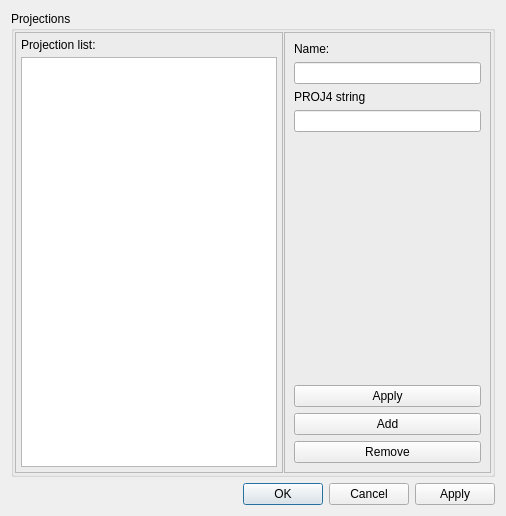
<?xml version="1.0" encoding="UTF-8"?>
<ui version="4.0">
 <class>ProjPreferencesDialog</class>
 <widget class="QDialog" name="ProjPreferencesDialog">
  <property name="geometry">
   <rect>
    <x>0</x>
    <y>0</y>
    <width>506</width>
    <height>516</height>
   </rect>
  </property>
  <property name="windowTitle">
   <string>TMS servers setup</string>
  </property>
  <layout class="QVBoxLayout">
   <item>
    <widget class="QGroupBox" name="grpWmsServers">
     <property name="title">
      <string>Projections</string>
     </property>
     <layout class="QHBoxLayout">
      <property name="spacing">
       <number>1</number>
      </property>
      <property name="margin">
       <number>1</number>
      </property>
      <item>
       <widget class="QFrame" name="frame_2">
        <property name="frameShape">
         <enum>QFrame::StyledPanel</enum>
        </property>
        <property name="frameShadow">
         <enum>QFrame::Raised</enum>
        </property>
        <layout class="QVBoxLayout">
         <property name="spacing">
          <number>5</number>
         </property>
         <property name="margin">
          <number>5</number>
         </property>
         <item>
          <widget class="QLabel" name="label_10">
           <property name="text">
            <string>Projection list:</string>
           </property>
          </widget>
         </item>
         <item>
          <widget class="QListWidget" name="lvProjections">
           <property name="sizePolicy">
            <sizepolicy hsizetype="Minimum" vsizetype="Expanding">
             <horstretch>0</horstretch>
             <verstretch>0</verstretch>
            </sizepolicy>
           </property>
          </widget>
         </item>
        </layout>
       </widget>
      </item>
      <item>
       <widget class="QFrame" name="frame">
        <property name="frameShape">
         <enum>QFrame::StyledPanel</enum>
        </property>
        <property name="frameShadow">
         <enum>QFrame::Raised</enum>
        </property>
        <layout class="QVBoxLayout">
         <item>
          <widget class="QLabel" name="label_11">
           <property name="text">
            <string>Name:</string>
           </property>
          </widget>
         </item>
         <item>
          <widget class="QLineEdit" name="edProjName">
           <property name="minimumSize">
            <size>
             <width>100</width>
             <height>0</height>
            </size>
           </property>
          </widget>
         </item>
         <item>
          <widget class="QLabel" name="label_5">
           <property name="text">
            <string>PROJ4 string</string>
           </property>
          </widget>
         </item>
         <item>
          <widget class="QLineEdit" name="edProj4String"/>
         </item>
         <item>
          <spacer>
           <property name="orientation">
            <enum>Qt::Vertical</enum>
           </property>
           <property name="sizeHint" stdset="0">
            <size>
             <width>20</width>
             <height>1</height>
            </size>
           </property>
          </spacer>
         </item>
         <item>
          <widget class="QPushButton" name="btApply">
           <property name="text">
            <string>Apply</string>
           </property>
          </widget>
         </item>
         <item>
          <widget class="QPushButton" name="btAdd">
           <property name="text">
            <string>Add</string>
           </property>
          </widget>
         </item>
         <item>
          <widget class="QPushButton" name="btDel">
           <property name="text">
            <string>Remove</string>
           </property>
          </widget>
         </item>
        </layout>
       </widget>
      </item>
     </layout>
    </widget>
   </item>
   <item>
    <widget class="QDialogButtonBox" name="buttonBox">
     <property name="orientation">
      <enum>Qt::Horizontal</enum>
     </property>
     <property name="standardButtons">
      <set>QDialogButtonBox::Apply|QDialogButtonBox::Cancel|QDialogButtonBox::Ok</set>
     </property>
    </widget>
   </item>
  </layout>
 </widget>
 <resources/>
 <connections>
  <connection>
   <sender>buttonBox</sender>
   <signal>accepted()</signal>
   <receiver>ProjPreferencesDialog</receiver>
   <slot>accept()</slot>
   <hints>
    <hint type="sourcelabel">
     <x>248</x>
     <y>254</y>
    </hint>
    <hint type="destinationlabel">
     <x>157</x>
     <y>274</y>
    </hint>
   </hints>
  </connection>
  <connection>
   <sender>buttonBox</sender>
   <signal>rejected()</signal>
   <receiver>ProjPreferencesDialog</receiver>
   <slot>reject()</slot>
   <hints>
    <hint type="sourcelabel">
     <x>316</x>
     <y>260</y>
    </hint>
    <hint type="destinationlabel">
     <x>286</x>
     <y>274</y>
    </hint>
   </hints>
  </connection>
 </connections>
</ui>
